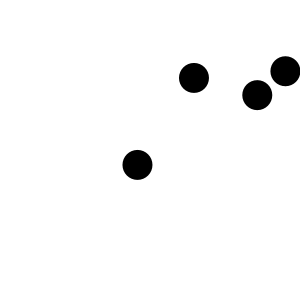
Frame 1 (no input)
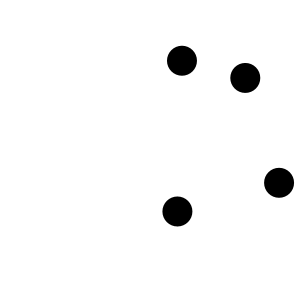
Frame 60 (the mouse pressed at the canvas centre just before this capture)
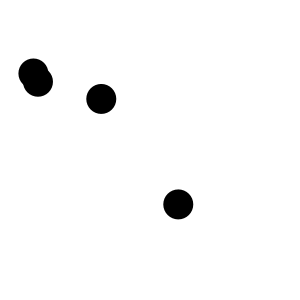
Frame 120 (the mouse held since frame 60 and released just before this capture)

The Processing sketch that drew these frames (run headless with seeded random() and noise(); from frame 60 on, the mouse is pressed at the canvas centre):

// Processing sketch: processing_105976
// ── processing_105976.pde

float []xPosBall=new float[4];
float []yPosBall=new float[4];
float []Xvelocity=new float[4];
float []Yvelocity=new float[4];
float gravity =0.1;
void setup() {
  size(300, 300);
  background(255);
  noStroke();
  for (int i=0;i<4;i++) {
    xPosBall[i]=random(0, width);
    yPosBall[i]=random(0, height);
    Xvelocity[i]=i/10+2.4;
    Yvelocity[i]=i/10+3.1;
  }
}

void draw() {
  background(255);
  fill(0);
  for (int i=0;i<4;i++) {
  
//with for loop we can draw 4 balls

    ellipse(xPosBall[i], yPosBall[i], 30, 30);
    xPosBall[i]=xPosBall[i]+Xvelocity[i];
    yPosBall[i]=yPosBall[i]+Yvelocity[i];
    Yvelocity[i]=Yvelocity[i]+gravity;
    
//the position of ball will change when next void draw() hanpens

    if (xPosBall[i]>300||xPosBall[i]<0) {
      Xvelocity[i]=-Xvelocity[i];
    }
    
//if the ball hits the border, it will change the direction

    if (yPosBall[i]>300||yPosBall[i]<0) {
      Yvelocity[i]=Yvelocity[i]*-0.9;
    }
    
//if the ball hits the border, it will change the direction

  }
  
//above loop is all about drawing balls and bounce

  for (int i = 0;i<4;i++) {
    for (int j=0;j<4;j++) {
      println(dist(xPosBall[i], yPosBall[i], xPosBall[j], yPosBall[j])<=30);    
      if ((dist(xPosBall[i], yPosBall[i], xPosBall[j], yPosBall[j])<=30)&& (dist(xPosBall[i], yPosBall[i], xPosBall[j], yPosBall[j])!=0)) {
        Yvelocity[i]=-Yvelocity[i];
        Xvelocity[i]=-Xvelocity[i];
        Xvelocity[j]=-Xvelocity[j];
        Yvelocity[j]=-Yvelocity[j];
        break;
      }
    }
  }
// with two loop, we can compare the distance of all balls ,even its self, that is why there is one !=0;
// we dont want the comparation of itsself count. when the comparation say yes , it hits, we get out of the loop, 
//that is why there is a break;
}
